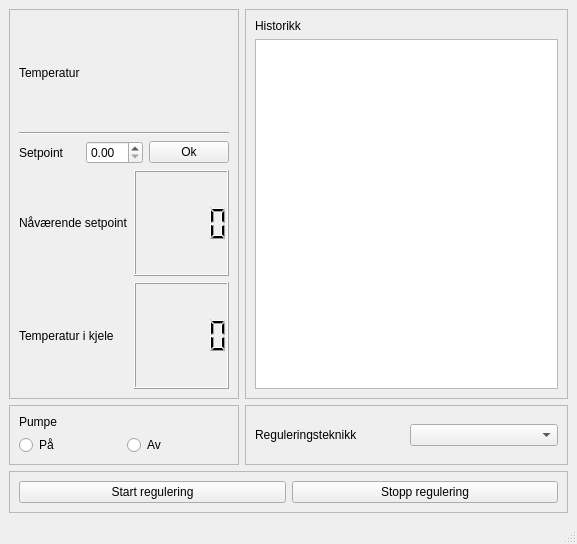
<?xml version="1.0" encoding="UTF-8"?>
<ui version="4.0">
 <class>MainWindow</class>
 <widget class="QMainWindow" name="MainWindow">
  <property name="geometry">
   <rect>
    <x>0</x>
    <y>0</y>
    <width>577</width>
    <height>544</height>
   </rect>
  </property>
  <property name="windowTitle">
   <string>Brewpi 5000</string>
  </property>
  <widget class="QWidget" name="centralwidget">
   <layout class="QGridLayout" name="gridLayout_7">
    <item row="1" column="0">
     <widget class="QFrame" name="pump_frame">
      <property name="frameShape">
       <enum>QFrame::StyledPanel</enum>
      </property>
      <property name="frameShadow">
       <enum>QFrame::Raised</enum>
      </property>
      <layout class="QGridLayout" name="gridLayout_6">
       <item row="1" column="0">
        <widget class="QRadioButton" name="radio_pump_on">
         <property name="text">
          <string>På</string>
         </property>
        </widget>
       </item>
       <item row="0" column="0">
        <widget class="QLabel" name="pump_label">
         <property name="text">
          <string>Pumpe</string>
         </property>
        </widget>
       </item>
       <item row="1" column="3">
        <widget class="QRadioButton" name="radio_pump_off">
         <property name="text">
          <string>Av</string>
         </property>
        </widget>
       </item>
      </layout>
     </widget>
    </item>
    <item row="1" column="1">
     <widget class="QFrame" name="control_technique_frame">
      <property name="frameShape">
       <enum>QFrame::StyledPanel</enum>
      </property>
      <property name="frameShadow">
       <enum>QFrame::Raised</enum>
      </property>
      <layout class="QGridLayout" name="gridLayout_4">
       <item row="0" column="0">
        <widget class="QLabel" name="control_technique_label">
         <property name="text">
          <string>Reguleringsteknikk</string>
         </property>
        </widget>
       </item>
       <item row="0" column="1">
        <widget class="QComboBox" name="control_technique_dropdown">
         <property name="editable">
          <bool>false</bool>
         </property>
        </widget>
       </item>
      </layout>
     </widget>
    </item>
    <item row="0" column="0">
     <widget class="QFrame" name="temperature_frame">
      <property name="frameShape">
       <enum>QFrame::StyledPanel</enum>
      </property>
      <property name="frameShadow">
       <enum>QFrame::Raised</enum>
      </property>
      <layout class="QGridLayout" name="gridLayout_5">
       <item row="3" column="0" colspan="2">
        <widget class="QLabel" name="temperature_current_setpoint_label">
         <property name="text">
          <string>Nåværende setpoint</string>
         </property>
        </widget>
       </item>
       <item row="4" column="2" colspan="2">
        <widget class="QLCDNumber" name="temperature_measurement_lcd"/>
       </item>
       <item row="2" column="0">
        <widget class="QLabel" name="temperature_setpoint_label">
         <property name="text">
          <string>Setpoint</string>
         </property>
        </widget>
       </item>
       <item row="4" column="0" colspan="2">
        <widget class="QLabel" name="temperature_measurement_label">
         <property name="text">
          <string>Temperatur i kjele</string>
         </property>
        </widget>
       </item>
       <item row="3" column="2" colspan="2">
        <widget class="QLCDNumber" name="temperature_setpoint_lcd"/>
       </item>
       <item row="1" column="0" colspan="4">
        <widget class="Line" name="line">
         <property name="orientation">
          <enum>Qt::Horizontal</enum>
         </property>
        </widget>
       </item>
       <item row="0" column="0">
        <widget class="QLabel" name="temperature_label">
         <property name="text">
          <string>Temperatur</string>
         </property>
        </widget>
       </item>
       <item row="2" column="3">
        <widget class="QPushButton" name="temperature_setpoint_btn">
         <property name="text">
          <string>Ok</string>
         </property>
        </widget>
       </item>
       <item row="2" column="1" colspan="2">
        <widget class="QDoubleSpinBox" name="temperature_setpoint_spinbox"/>
       </item>
      </layout>
     </widget>
    </item>
    <item row="2" column="0" colspan="2">
     <widget class="QFrame" name="start_stop_frame">
      <property name="frameShape">
       <enum>QFrame::StyledPanel</enum>
      </property>
      <property name="frameShadow">
       <enum>QFrame::Raised</enum>
      </property>
      <layout class="QGridLayout" name="gridLayout">
       <item row="0" column="0">
        <widget class="QPushButton" name="start_control_btn">
         <property name="text">
          <string>Start regulering</string>
         </property>
        </widget>
       </item>
       <item row="0" column="1">
        <widget class="QPushButton" name="stop_control_btn">
         <property name="text">
          <string>Stopp regulering</string>
         </property>
        </widget>
       </item>
      </layout>
     </widget>
    </item>
    <item row="0" column="1">
     <widget class="QFrame" name="history_frame">
      <property name="frameShape">
       <enum>QFrame::StyledPanel</enum>
      </property>
      <property name="frameShadow">
       <enum>QFrame::Raised</enum>
      </property>
      <layout class="QGridLayout" name="gridLayout_3">
       <item row="1" column="0">
        <widget class="QGraphicsView" name="history_graphics"/>
       </item>
       <item row="0" column="0">
        <widget class="QLabel" name="history_label">
         <property name="text">
          <string>Historikk</string>
         </property>
        </widget>
       </item>
      </layout>
     </widget>
    </item>
   </layout>
  </widget>
  <widget class="QMenuBar" name="menubar">
   <property name="geometry">
    <rect>
     <x>0</x>
     <y>0</y>
     <width>577</width>
     <height>22</height>
    </rect>
   </property>
  </widget>
  <widget class="QStatusBar" name="statusbar"/>
 </widget>
 <resources/>
 <connections/>
</ui>
